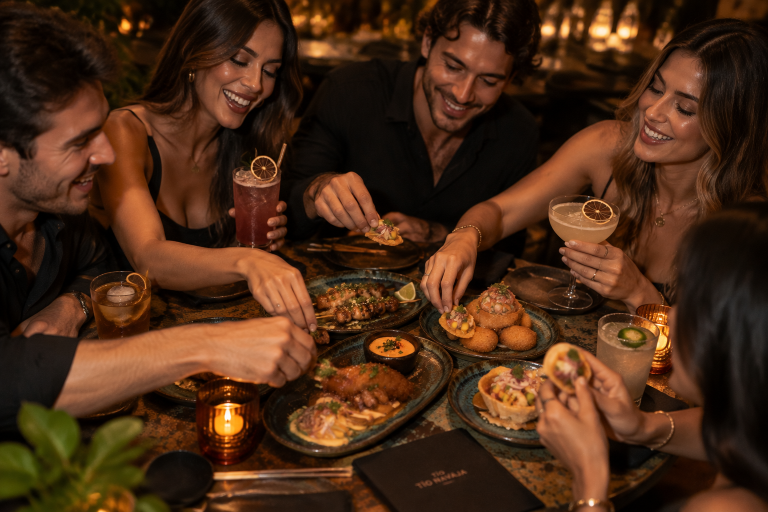
#> input picture assets-src/mesa-amigos.png, 1536 x 1024 px (shown at 1/2 size)
$ python build-images.py
#> lines starting #> are read from the running program, lines starting #| are printed output that depends on the picture
"""Genera las versiones WebP optimizadas en public/img a partir de assets-src.
Uso: python3 assets-src/build-images.py   (requiere Pillow)"""
from PIL import Image
import os, sys
ROOT=os.path.dirname(os.path.abspath(__file__)); OUT=os.path.join(ROOT,"..","public","img")
os.makedirs(OUT, exist_ok=True)
SIZES=[480,960,1600]
def save(im, name):
    w,h=im.size
    for s in SIZES:
        if s>=w and s!=SIZES[0]:
            # no agrandar: la última versión es el ancho original
            if s==min(x for x in SIZES if x>=w):
                im.save(os.path.join(OUT,f"{name}-{s}.webp"),"WEBP",quality=80,method=6); print(name,s,"(orig",w,")")
            continue
        r=im.resize((s,round(h*s/w)),Image.LANCZOS)
        r.save(os.path.join(OUT,f"{name}-{s}.webp"),"WEBP",quality=80,method=6); print(name,s)
def load(n): return Image.open(os.path.join(ROOT,n)).convert("RGB")
#> called with n = 'mesa-amigos.png'
#> returned value is the input picture: PIL image 1536x1024 RGB; mean R, G, B 75.3, 43.7, 23
save(load("mesa-amigos.png"),"mesa-amigos")
#> in save, `w,h=im.size`: w = 1536; h = 1024
#> the loop in save, `for s in SIZES:` made 3 passes
#| mesa-amigos 480
#| mesa-amigos 960
#| mesa-amigos 1600 (orig 1536 )
save(load("tostadas-jamon-serrano.png"),"tostadas")
#> call 2 of load, with n = 'tostadas-jamon-serrano.png'
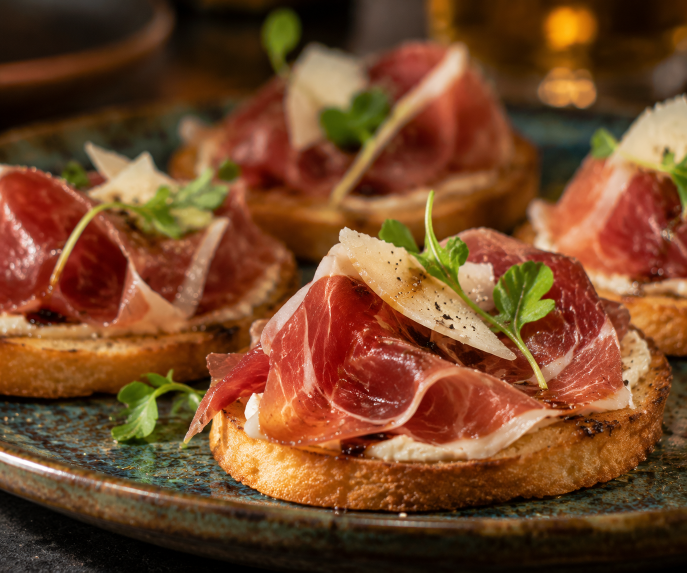
#> input picture assets-src/tostadas-jamon-serrano.png, 1374 x 1145 px (shown at 1/2 size)
#> in load, returned value is the input picture: PIL image 1374x1145 RGB; mean R, G, B 117.1, 71.9, 40.4
#> the loop in save (call 2), `for s in SIZES:` made 3 passes
#| tostadas 480
#| tostadas 960
#| tostadas 1600 (orig 1374 )
save(load("calientes-ambiente.png"),"calientes-ambiente")
#> call 3 of load, with n = 'calientes-ambiente.png'
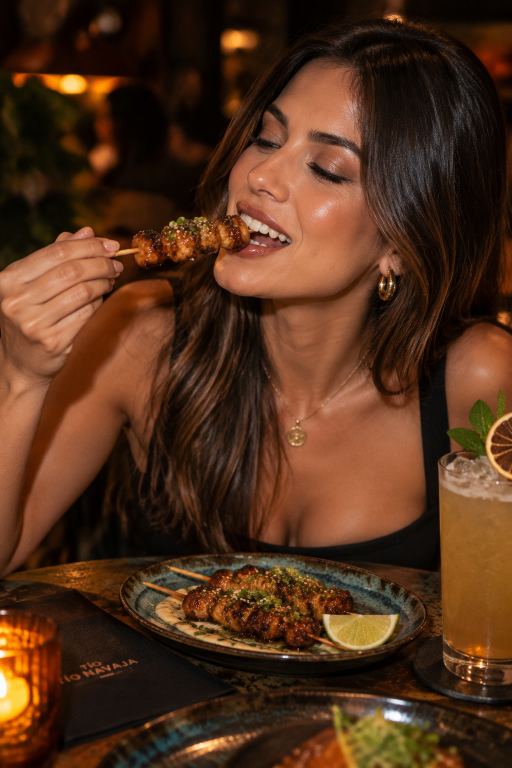
#> input picture assets-src/calientes-ambiente.png, 1024 x 1536 px (shown at 1/2 size)
#> in load, returned value is the input picture: PIL image 1024x1536 RGB; mean R, G, B 83, 49.2, 27.4
save(load("postres.png"),"postres")
#> call 4 of load, with n = 'postres.png'
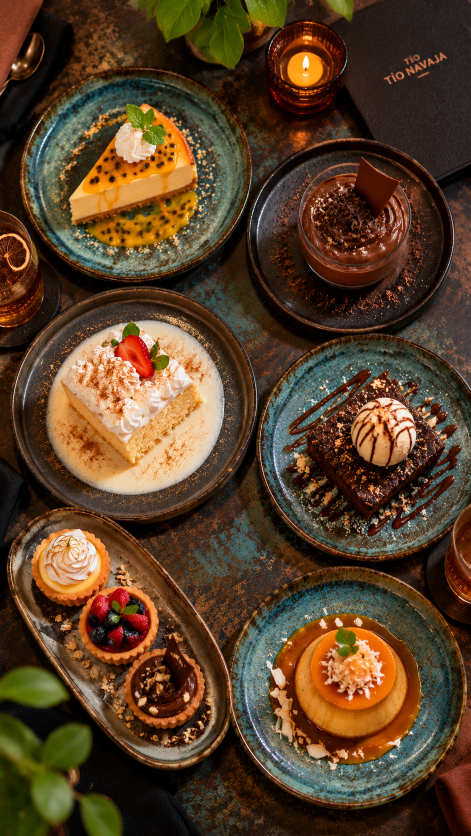
#> input picture assets-src/postres.png, 941 x 1672 px (shown at 1/2 size)
#> in load, returned value is the input picture: PIL image 941x1672 RGB; mean R, G, B 88.7, 63.7, 38.9
save(load("canastitas-platano.png"),"canastitas")
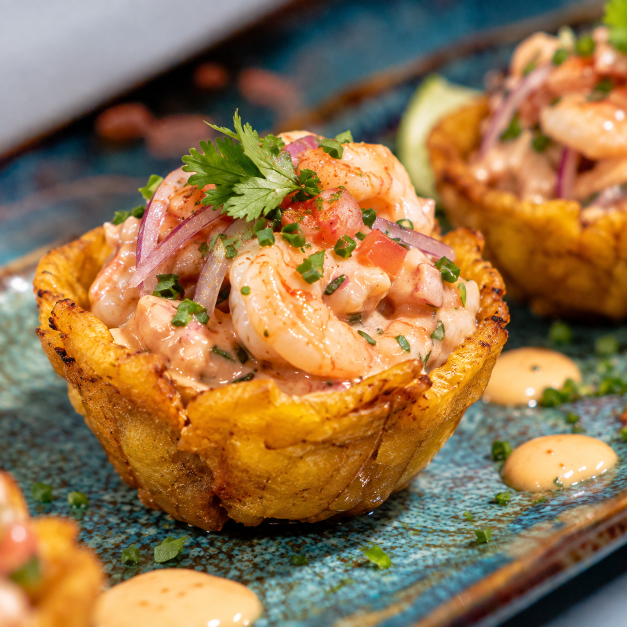
#> input picture assets-src/canastitas-platano.png, 1254 x 1254 px (shown at 1/2 size)
#> in load, returned value is the input picture: PIL image 1254x1254 RGB; mean R, G, B 148.5, 116.8, 76.8
#> in save (call 5), `w,h=im.size`: w = 1254
#> the loop in save (call 5), `for s in SIZES:` made 3 passes
#| canastitas 480
#| canastitas 960
#| canastitas 1600 (orig 1254 )
#> pass 1, in save (call 5), `r=im.resize((s,round(h*s/w)),Image.LANCZOS)`:
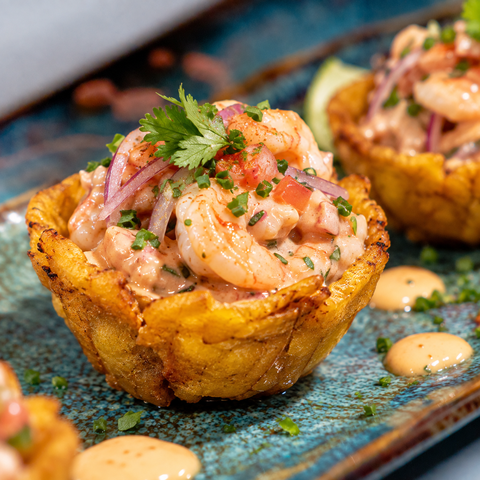
#> r: PIL image 480x480 RGB; mean R, G, B 148.5, 116.8, 76.8
save(load("carimanola.png"),"carimanola")
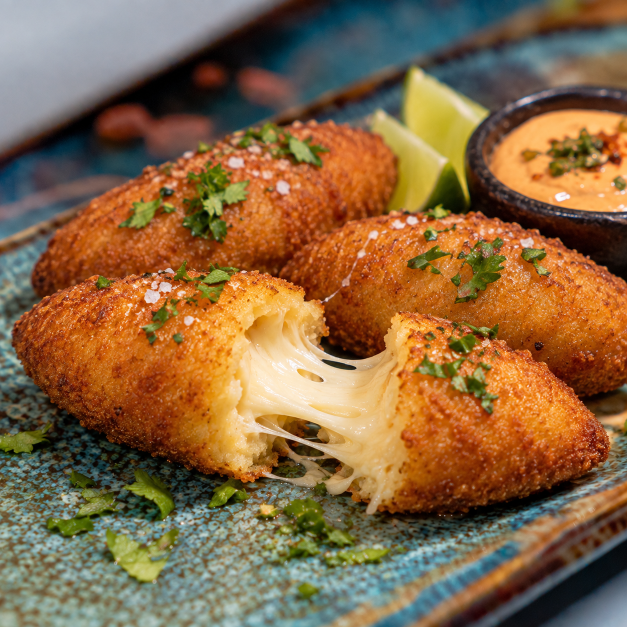
#> input picture assets-src/carimanola.png, 1254 x 1254 px (shown at 1/2 size)
#> in load, returned value is the input picture: PIL image 1254x1254 RGB; mean R, G, B 135.6, 103, 67.1
#> the loop in save (call 6), `for s in SIZES:` made 3 passes
#| carimanola 480
#| carimanola 960
#| carimanola 1600 (orig 1254 )
#> pass 1, in save (call 6), `r=im.resize((s,round(h*s/w)),Image.LANCZOS)`:
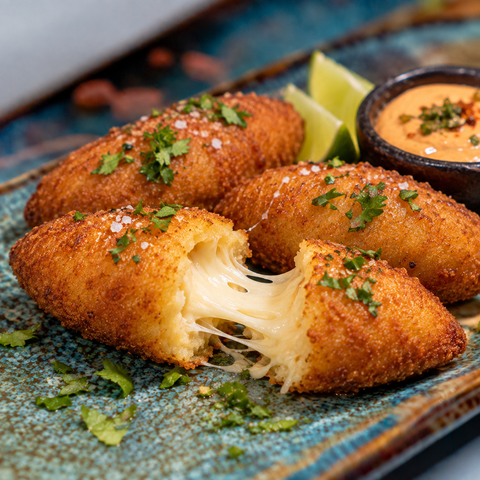
#> r: PIL image 480x480 RGB; mean R, G, B 135.6, 103, 67.2
#> (the run stopped early here; a loop or call above may not have finished)
